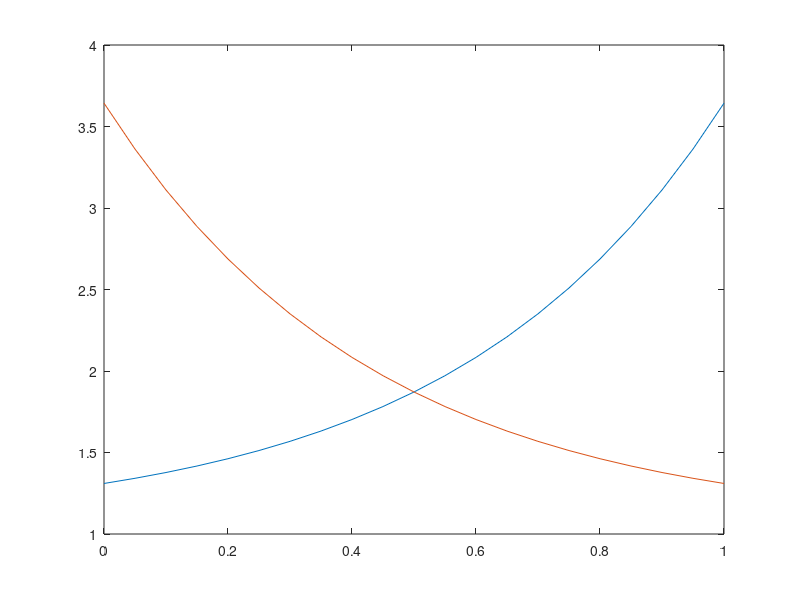

Write the MATLAB code that produced this figure. (Note: this script raises an error after producing the figure.)
% Equations used in my modelling. See tissue.h and
% guidingtissue::exponential_expression and similar

x = [0:0.05:1];

_exp = 0.26 .* exp (2.3.*x) + 1.05;
_exp2 = 0.26 .* exp (1.1.*x) + 1.05;
_log = 2.32 + 1.29 .* log (2.3 .* (x+0.2));
_quad = 1.31 + 2.333 .* x .* x;
_lin = 1.31 + 2.333 .* x;

ki = 1.1
kd = 0.6

_exp_ki = _exp + ki;
_exp_ki_kd = _exp_ki - kd;
_exp_kd = _exp - kd;

_exp2_ki = _exp2 + ki;
_exp2_ki_kd = _exp2_ki - kd;
_exp2_kd = _exp2 - kd;

% The J effect
figure(1); clf;
plot (x, _exp); % exp for receptors on retina
hold on;
_lig = flip(_exp);
plot (x, _lig); % ligands
plot (x, _exp .* _lig, 'color', colour.orchid2, 'linestyle', '--');
plot (x(1:3), _exp(1) .* _lig(1:3), 'ro-');
plot ([x(1),x(1)], [_exp(2),_exp(1).*_lig(1)], 'ro-');
plot (x(3:7), _exp(5) .* _lig(3:7), 'b');
plot ([x(5),x(5)], [_exp(5),_exp(5).*_lig(5)], 'b-');
plot (x(7:11), _exp(9) .* _lig(7:11), 'g');
plot ([x(9),x(9)], [_exp(9),_exp(9).*_lig(9)], 'g-');
plot (x(11:15), _exp(13) .* _lig(11:15), 'm');
plot ([x(13),x(13)], [_exp(13),_exp(13).*_lig(13)], 'm-');
plot (x(15:19), _exp(17) .* _lig(15:19), 'k');
plot ([x(17),x(17)], [_exp(17),_exp(17).*_lig(17)], 'k-');
lg = legend (['rcpt';'lgnd'],'Location','North');
